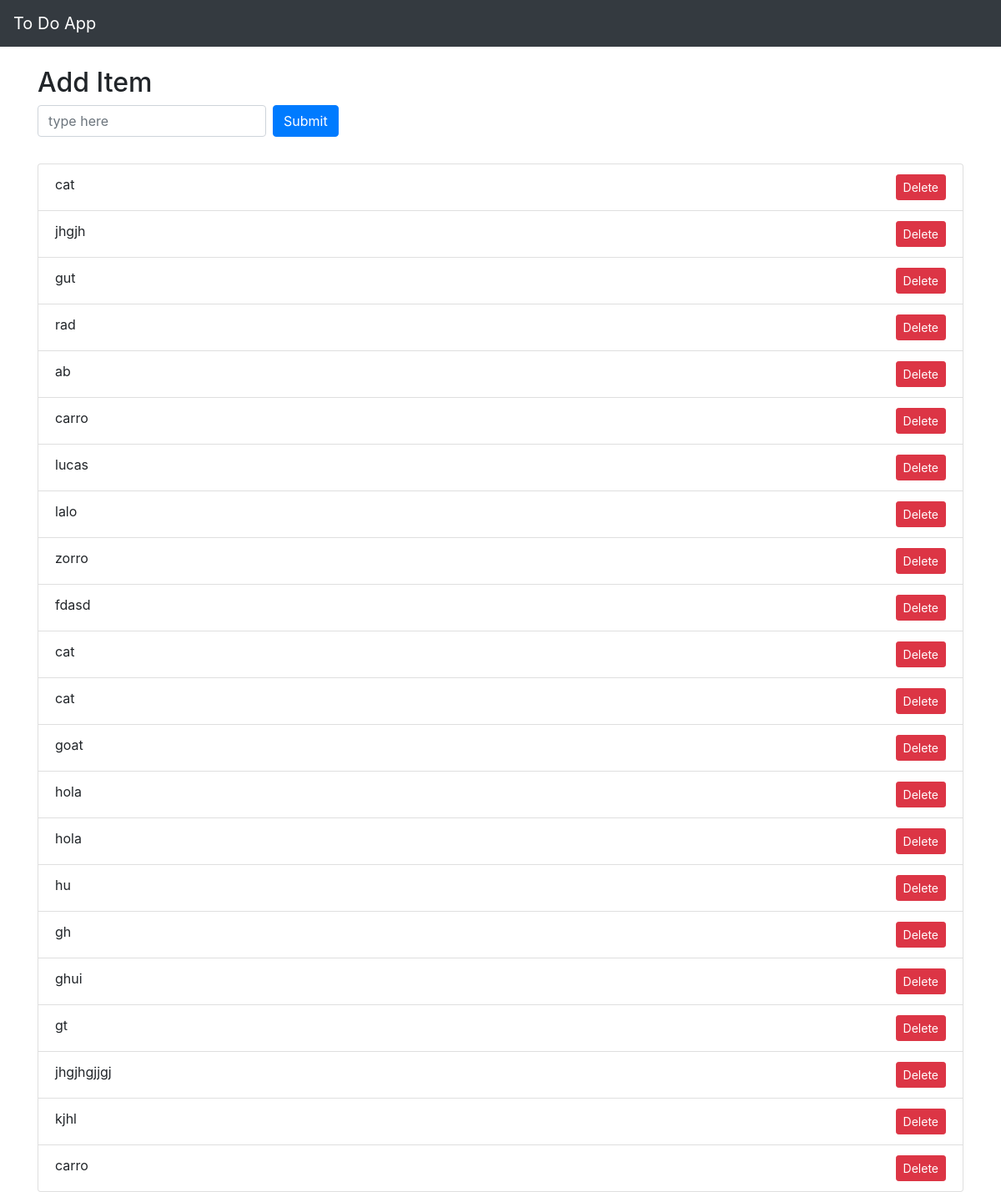
The page / on the database its author committed.
### list/models.py (models this page shows)
class Todo(models.Model):
    datet = models.DateField()
    text = models.CharField(max_length=200)

### list/views.py (the view)
# urls.py: re_path(r'^$',views.index),
def index(request):
    todo_items = Todo.objects.all().order_by("-datet")
    return render(request,'list/main.html',{"todo_items":todo_items})

### list/templates/list/main.html
{% extends "index.html" %}
{% block content %}
<div class="row mt-4">
  <div class="col">
    <h2> Add Item </h2>
    <form action="add_todo/" method="post" class="form-inline">
      <input type="text" name="content" class="form-control mb-2 mr-sm-2" placeholder="type here">
      <button type="submit" class="btn btn-primary mb-2">Submit</button>
    </form>
  </div>
</div>
<div class="row mt-4">
  <div class="col">
    <ul class="list-group">
      {% for todo_item in todo_items %}
      <li class="list-group-item">{{todo_item.text}}
        <div class="float-right">
          <form action="delete_todo/{{todo_item.id}}/" action="post">
          <button type="submit" class="btn btn-sm btn-danger">Delete</button>
          </form>
        </div><br>
      </li>
      {% endfor %}
    </ul>
  </div>
</div>
{% endblock %}

### list/templates/index.html (shortened to what this page needs)
{% load static %}
<!DOCTYPE html>
<html lang="en">
<head>
  <link rel="stylesheet" href="{% static 'css/style.css' %}">
  <link rel="stylesheet" href="https://stackpath.bootstrapcdn.com/bootstrap/4.4.1/css/bootstrap.min.css">
</head>
<body>
  <nav class="navbar navbar-dark bg-dark">
    <a class="navbar-brand" href="#">To Do App</a>
  </nav>
  <div class="container">
    {% block content %}{% endblock %}
  </div>
</body>
</html>

### rows shown on the page
Todo: text "cat"
Todo: text "jhgjh"
Todo: text "gut"
Todo: text "rad"
Todo: text "ab"
Todo: text "carro"
Todo: text "lucas"
Todo: text "lalo"
Todo: text "zorro"
Todo: text "fdasd"
Todo: text "cat"
Todo: text "cat"
Todo: text "goat"
Todo: text "hola"
Todo: text "hola"
Todo: text "hu"
Todo: text "gh"
Todo: text "ghui"
Todo: text "gt"
Todo: text "jhgjhgjjgj"
Todo: text "kjhl"
Todo: text "carro"
